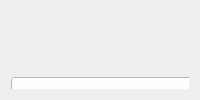
             <widget class="QWidget" name="page_5">
              <layout class="QVBoxLayout" name="verticalLayout_10">
               <item>
                <widget class="QWidget" name="widget_12" native="true">
                 <property name="minimumSize">
                  <size>
                   <width>0</width>
                   <height>50</height>
                  </size>
                 </property>
                 <property name="maximumSize">
                  <size>
                   <width>16777215</width>
                   <height>50</height>
                  </size>
                 </property>
                 <widget class="QLabel" name="label_11">
                  <property name="geometry">
                   <rect>
                    <x>600</x>
                    <y>0</y>
                    <width>311</width>
                    <height>50</height>
                   </rect>
                  </property>
                  <property name="minimumSize">
                   <size>
                    <width>0</width>
                    <height>50</height>
                   </size>
                  </property>
                  <property name="maximumSize">
                   <size>
                    <width>16777215</width>
                    <height>50</height>
                   </size>
                  </property>
                  <property name="font">
                   <font>
                    <pointsize>18</pointsize>
                    <weight>75</weight>
                    <bold>true</bold>
                   </font>
                  </property>
                  <property name="text">
                   <string> Manage Student 👥</string>
                  </property>
                 </widget>
                </widget>
               </item>
               <item>
                <widget class="QWidget" name="widget_13" native="true">
                 <widget class="QPushButton" name="pushButton_22">
                  <property name="geometry">
                   <rect>
                    <x>0</x>
                    <y>10</y>
                    <width>1450</width>
                    <height>50</height>
                   </rect>
                  </property>
                  <property name="minimumSize">
                   <size>
                    <width>1450</width>
                    <height>50</height>
                   </size>
                  </property>
                  <property name="font">
                   <font>
                    <pointsize>15</pointsize>
                   </font>
                  </property>
                  <property name="styleSheet">
                   <string notr="true">background:white</string>
                  </property>
                  <property name="text">
                   <string> View All Student 🧾</string>
                  </property>
                 </widget>
                 <widget class="QPushButton" name="pushButton_23">
                  <property name="geometry">
                   <rect>
                    <x>0</x>
                    <y>330</y>
                    <width>1450</width>
                    <height>50</height>
                   </rect>
                  </property>
                  <property name="minimumSize">
                   <size>
                    <width>1450</width>
                    <height>50</height>
                   </size>
                  </property>
                  <property name="font">
                   <font>
                    <pointsize>15</pointsize>
                   </font>
                  </property>
                  <property name="styleSheet">
                   <string notr="true">background:white</string>
                  </property>
                  <property name="text">
                   <string> Attendance  Record 📝</string>
                  </property>
                 </widget>
                 <widget class="QPushButton" name="pushButton_24">
                  <property name="geometry">
                   <rect>
                    <x>0</x>
                    <y>90</y>
                    <width>1450</width>
                    <height>50</height>
                   </rect>
                  </property>
                  <property name="minimumSize">
                   <size>
                    <width>1450</width>
                    <height>50</height>
                   </size>
                  </property>
                  <property name="font">
                   <font>
                    <pointsize>15</pointsize>
                   </font>
                  </property>
                  <property name="styleSheet">
                   <string notr="true">background:white</string>
                  </property>
                  <property name="text">
                   <string> View Student Profile 🔍</string>
                  </property>
                 </widget>
                 <widget class="QPushButton" name="pushButton_26">
                  <property name="geometry">
                   <rect>
                    <x>0</x>
                    <y>170</y>
                    <width>1450</width>
                    <height>50</height>
                   </rect>
                  </property>
                  <property name="minimumSize">
                   <size>
                    <width>1450</width>
                    <height>50</height>
                   </size>
                  </property>
                  <property name="font">
                   <font>
                    <pointsize>15</pointsize>
                   </font>
                  </property>
                  <property name="styleSheet">
                   <string notr="true">background:white</string>
                  </property>
                  <property name="text">
                   <string> Update Student Detail 🖋️</string>
                  </property>
                 </widget>
                 <widget class="QPushButton" name="pushButton_27">
                  <property name="geometry">
                   <rect>
                    <x>0</x>
                    <y>250</y>
                    <width>1450</width>
                    <height>50</height>
                   </rect>
                  </property>
                  <property name="minimumSize">
                   <size>
                    <width>1450</width>
                    <height>50</height>
                   </size>
                  </property>
                  <property name="font">
                   <font>
                    <pointsize>15</pointsize>
                   </font>
                  </property>
                  <property name="styleSheet">
                   <string notr="true">background:white</string>
                  </property>
                  <property name="text">
                   <string> Delete Student ❌</string>
                  </property>
                 </widget>
                </widget>
               </item>
              </layout>
             </widget>
